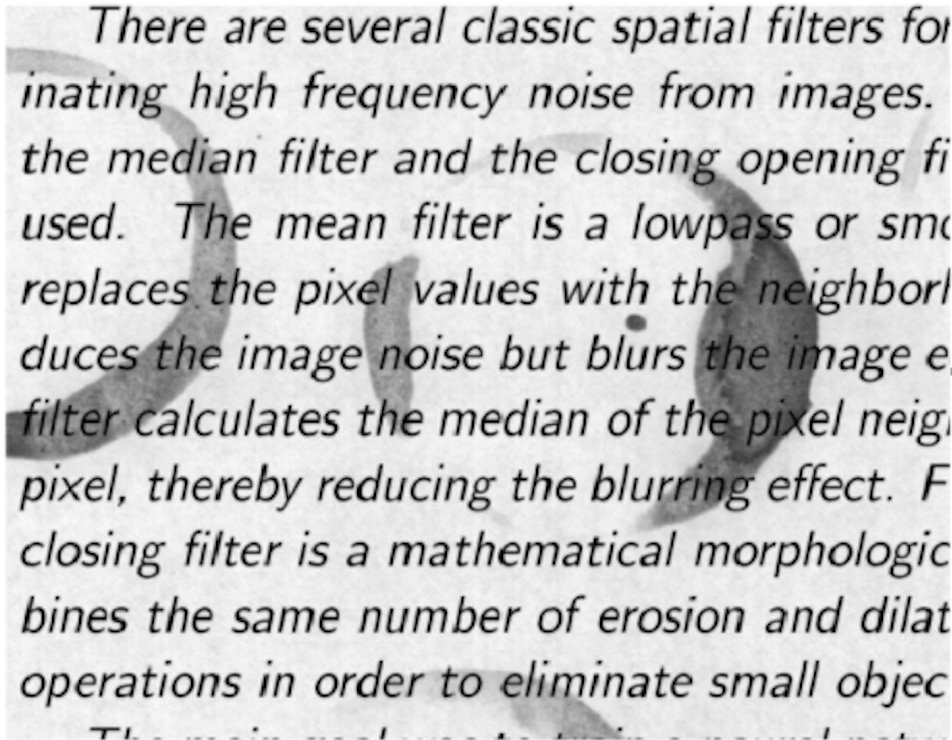
#> input picture assets/stain1.png, 952 x 740 px, found by its file name
$ python noise_reduction_pipeline.py
#> lines starting #> are read from the running program, lines starting #| are printed output that depends on the picture; after the words box and inside, x2 and y2 are one past the last pixel; in counts of white or black regions, pixels touching at a corner belong together
### preprocessing/watermark_removal.py
import cv2


class watermark_removal:

    def __init__(self, input_image):
        self.input_image = cv2.imread(input_image, cv2.IMREAD_GRAYSCALE)

    def output(self):
        watermark = cv2.medianBlur(self.input_image, 19)
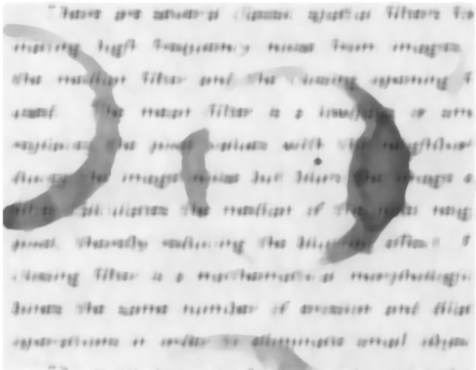
#> watermark: shape (740, 952) (shown at 1/2 size); min 58, max 255, mean 214
        output = cv2.subtract(watermark, self.input_image)
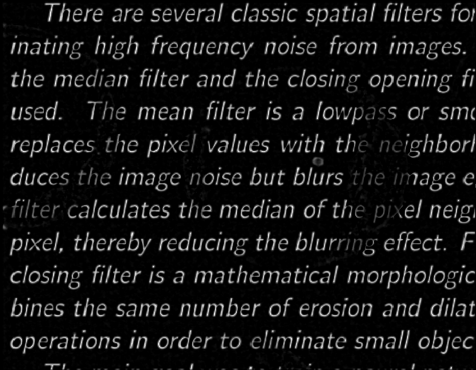
#> output: shape (740, 952) (shown at 1/2 size); min 0, max 241, mean 20.3
        output = cv2.bitwise_not(output)
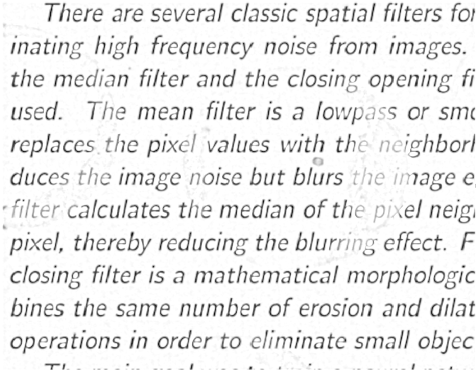
#> output: shape (740, 952) (shown at 1/2 size); min 14, max 255, mean 234.7

        return output

### preprocessing/noise_type_detector.py
import cv2


class noise_type_detector:

    # values calculated previously
    lower_gaussian = 96.04917198684099
    upper_gaussian = 326.5743861507359

    lower_impulse = 4039.43981828374
    upper_impulse = 8989.931753143906

    def __init__(self, input_image):
        """input_image = cv2.imread(img, cv2.IMREAD_GRAYSCALE)"""
        self.input_image = input_image

    @staticmethod
    def SDT_algorithm(img):
        histogram = cv2.calcHist([img], [0], None, [256], [0, 256])
        H = []
        for i in range(len(histogram)):
            H.append(histogram[i][0])

        D = []
        for i in range(len(H) - 1):
            D.append(H[i + 1] - H[i])

        NL1 = min(D)
        NL2 = max(D)

        distance = NL2 - NL1
        distance = (distance / (img.shape[0] * img.shape[1])) * 100000
        return distance

    def flag(self):
        gaussian_flag = 0
        impulse_flag = 0

        distance = noise_type_detector.SDT_algorithm(self.input_image)
#> in SDT_algorithm, `histogram = cv2.calcHist([img], [0], None, [256], [0, 256])`: histogram = 256 values, max 376124 at index 255, min 0 at index 0, mean 2751.9
#> after the loop in SDT_algorithm, `for i in range(len(histogram)):`: H has the same summary as histogram
#> after the loop in SDT_algorithm, `for i in range(len(H) - 1):`: D = 255 values, max 327032 at index 254, min -90 at index 187, mean 1475
#> in SDT_algorithm, `NL1 = min(D)`: NL1 = -90
#> in SDT_algorithm, `NL2 = max(D)`: NL2 = 327032
#> in SDT_algorithm, `distance = NL2 - NL1`: distance = 327122
#> in SDT_algorithm, `distance = (distance / (img.shape[0] * img.shape[1])) * 100000`: distance = 46434.5
#> distance = 46434.5

        if noise_type_detector.lower_gaussian <= distance <= noise_type_detector.upper_gaussian:
            gaussian_flag = 1
        elif noise_type_detector.lower_impulse <= distance <= noise_type_detector.upper_impulse:
            impulse_flag = 1
        else:
            pass

        return gaussian_flag, impulse_flag

### preprocessing/noise_reduction_apply.py
import cv2
import math
import scipy.signal
import numpy as np
import statistics


class noise_reduction_apply:

    def __init__(self, input_image):
        """input_image = cv2.imread(path, cv2.IMREAD_GRAYSCALE)"""
        self.input_image = input_image

    # opencv gaussian blur
    def gaussian_blur(self):
        gaussian_blur = cv2.GaussianBlur(self.input_image, (5, 5), 0)
        return gaussian_blur

    # gaussian noise removal algorithm from paper
    # [78 lines left out: functions get_gaussian_noise_sd, paper_algo_gaussian_removal, not called in this run]

    def median_blur(self):
        median_blur = cv2.medianBlur(self.input_image, 3)
        return median_blur

    def thresholding(self):
        thresh = cv2.threshold(self.input_image, 0, 255,
                               cv2.THRESH_BINARY + cv2.THRESH_OTSU)[1]
        return thresh

### noise_reduction_pipeline.py
import cv2
from preprocessing.watermark_removal import watermark_removal
from preprocessing.noise_type_detector import noise_type_detector
from preprocessing.noise_reduction_apply import noise_reduction_apply

image = '/Users/veersingh/Desktop/Internship/data-extraction/assets/stain1.png'
"""First remove the watermark or stain"""
watermark_removed = watermark_removal(image).output()
"""Second check for gaussian noise or impulse noise"""
gaussian_flag, impulse_flag = noise_type_detector(watermark_removed).flag()
#> gaussian_flag = 0; impulse_flag = 0
"""Third apply filter depending on the flag"""
if gaussian_flag == 1:
    third = noise_reduction_apply(
        watermark_removed).paper_algo_gaussian_removal()
    print(gaussian_flag)
elif impulse_flag == 1:
    third = noise_reduction_apply(watermark_removed).median_blur()
    print(impulse_flag)
else:
    third = watermark_removed
    print('0')
"""Fourth apply thresholding"""
output = noise_reduction_apply(third).thresholding()
#> in thresholding, `thresh = cv2.threshold(self.input_image, 0, 255, cv2.THRESH_BINARY + c..`:
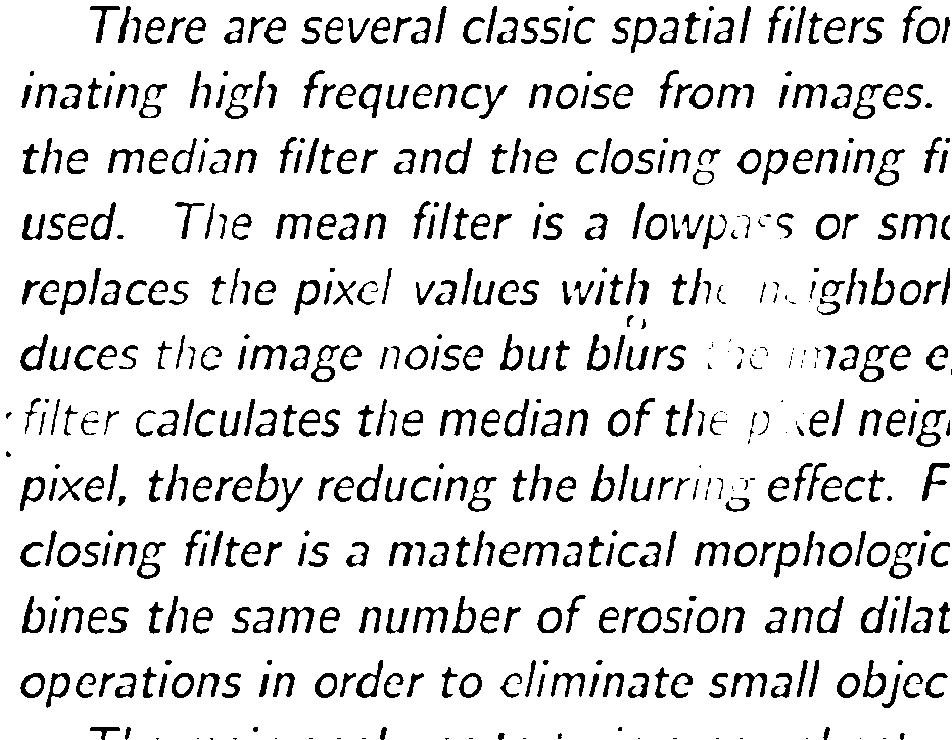
#> thresh: shape (740, 952); 88% white; 551 black regions (79 under 20 px), largest, box (x1, y1, x2, y2) and area: (440, 409, 476, 436) 400, (278, 607, 315, 633) 387, (413, 607, 448, 633) 383

cv2.imshow('Original', cv2.imread(image))
cv2.imshow('STEP 4', output)

cv2.waitKey(0)
cv2.destroyAllWindows()

$ run again, with assets/basic_ocr.png copied over assets/stain1.png
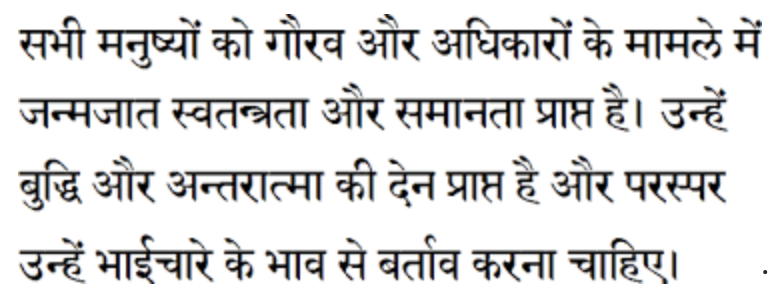
#> input picture assets/basic_ocr.png, 772 x 302 px, found by its file name
#> in output, `output = cv2.bitwise_not(output)`:
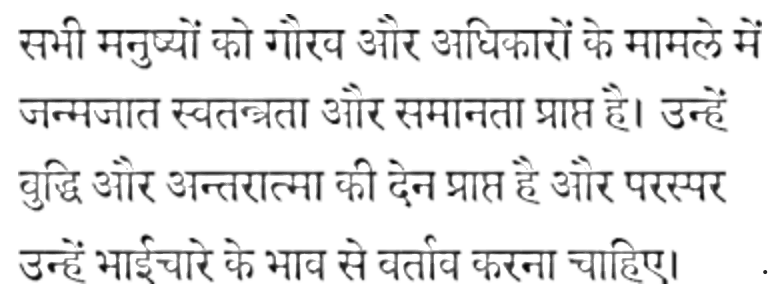
#> output: shape (302, 772); min 0, max 255, mean 232.3
#> histogram = 256 values, max 177542 at index 255, min 1 at index 0, mean 910.7
#> after the loop in SDT_algorithm, `for i in range(len(histogram)):`: H has the same summary as histogram
#> after the loop in SDT_algorithm, `for i in range(len(H) - 1):`: D = 255 values, max 175767 at index 254, min -374 at index 64, mean 696.2
#> NL1 = -374
#> NL2 = 175767
#> in SDT_algorithm, `distance = NL2 - NL1`: distance = 176141
#> in SDT_algorithm, `distance = (distance / (img.shape[0] * img.shape[1])) * 100000`: distance = 75550.3
#> gaussian_flag = 0
#> in thresholding, `thresh = cv2.threshold(self.input_image, 0, 255, cv2.THRESH_BINARY + c..`:
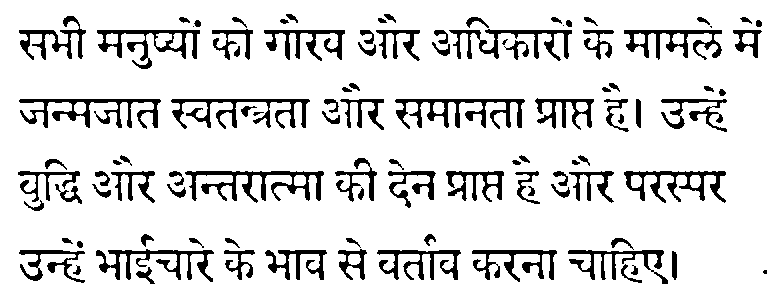
#> thresh: shape (302, 772); 87% white; 101 black regions (5 under 20 px), largest, box (x1, y1, x2, y2) and area: (185, 171, 324, 203) 1591, (19, 99, 161, 129) 1530, (395, 99, 525, 129) 1517

$ run again, with assets/noise_red_test_img_skew_65.PNG copied over assets/stain1.png
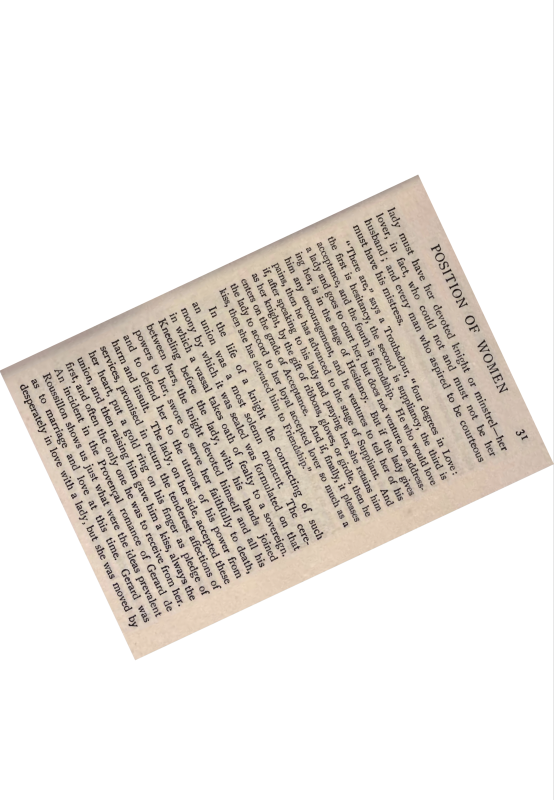
#> input picture assets/noise_red_test_img_skew_65.PNG, 1107 x 1600 px, found by its file name (shown at 1/2 size)
#> in output, `output = cv2.bitwise_not(output)`:
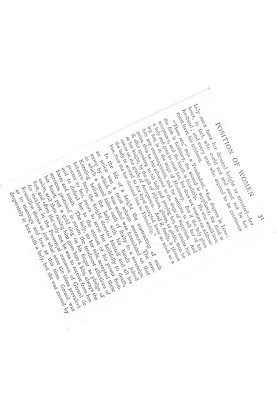
#> output: shape (1600, 1107) (shown at 1/4 size); min 61, max 255, mean 248.3
#> histogram = 256 values, max 1153758 at index 255, min 0 at index 0, mean 6918.8
#> after the loop in SDT_algorithm, `for i in range(len(histogram)):`: H has the same summary as histogram
#> after the loop in SDT_algorithm, `for i in range(len(H) - 1):`: D = 255 values, max 774097 at index 254, min -83 at index 229, mean 4524.5
#> NL1 = -83
#> NL2 = 774097
#> in SDT_algorithm, `distance = NL2 - NL1`: distance = 774180
#> in SDT_algorithm, `distance = (distance / (img.shape[0] * img.shape[1])) * 100000`: distance = 43709.3
#> gaussian_flag = 0
#> in thresholding, `thresh = cv2.threshold(self.input_image, 0, 255, cv2.THRESH_BINARY + c..`:
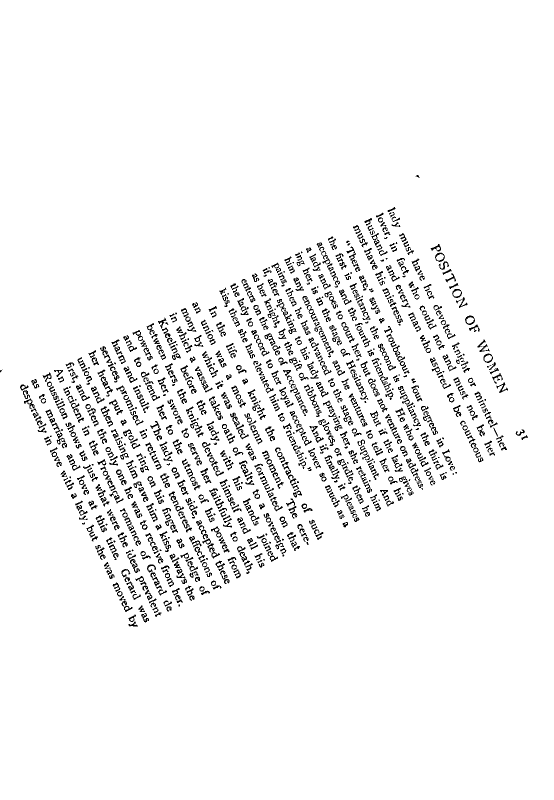
#> thresh: shape (1600, 1107) (shown at 1/2 size); 95.3% white; black in thin lines or dots, all inside (x1, y1, x2, y2) = (0, 350, 1056, 1254)
